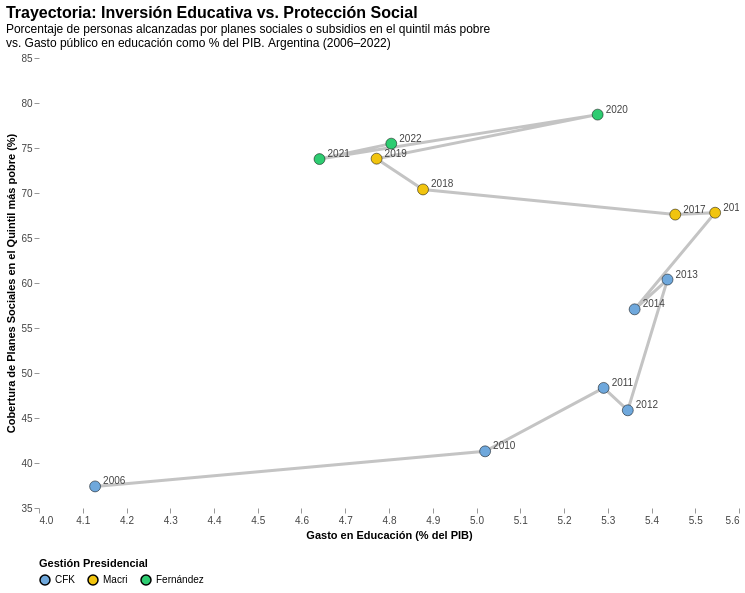

Write notebook code for a chart like this one.
### Markdown cell above
## 3. Gráfico 1 — Trayectoria: Inversión Educativa vs. Protección Social

Scatter plot con trayectoria temporal. Cada punto es un año; el color identifica la gestión presidencial.
Se muestra la etiqueta del año junto a cada punto para facilitar la lectura cronológica.

### Code cell
colores_presidentes = {
    "CFK":       "#6FA8DC",
    "Macri":     "#F1C40F",
    "Fernández": "#2ECC71"
}

# Encodings compartidos entre capas
base = alt.Chart(df_resultado).encode(
    x=alt.X(
        'GASTO_EDUCACION:Q',
        title='Gasto en Educación (% del PIB)',
        scale=alt.Scale(zero=False, padding=15)
    ),
    y=alt.Y(
        'PLANES_SOCIALES:Q',
        title='Cobertura de Planes Sociales en el Quintil más pobre (%)',
        scale=alt.Scale(zero=False, padding=15)
    ),
    order='AÑO:O'  # conecta los puntos en orden cronológico
)

# Línea de trayectoria (gris claro)
trayectoria = base.mark_line(
    color='#BEBEBE',
    strokeWidth=3,
    opacity=0.9
)

# Puntos coloreados por gestión
puntos = base.mark_circle(
    size=120,
    opacity=1,
    stroke='black',
    strokeWidth=0.5
).encode(
    color=alt.Color(
        'Presidente:N',
        scale=alt.Scale(
            domain=list(colores_presidentes.keys()),
            range=list(colores_presidentes.values())
        ),
        legend=alt.Legend(title="Gestión Presidencial", orient='bottom')
    ),
    tooltip=[
        alt.Tooltip('AÑO:O',            title='Año'),
        alt.Tooltip('Presidente:N',      title='Gestión'),
        alt.Tooltip('GASTO_EDUCACION:Q', title='Gasto Educación (% PIB)', format='.2f'),
        alt.Tooltip('PLANES_SOCIALES:Q', title='Cobertura Planes (%)',    format='.2f')
    ]
)

# Etiquetas con el año de cada punto
etiquetas = base.mark_text(
    align='left',
    dx=8, dy=-5,
    fontSize=10,
    color='#444'
).encode(text='AÑO:O')

# Composición de capas
grafico_1 = (
    trayectoria + puntos + etiquetas
).properties(
    title={
        "text": ["Trayectoria: Inversión Educativa vs. Protección Social"],
        "subtitle": [
            "Porcentaje de personas alcanzadas por planes sociales o subsidios en el quintil más pobre",
            "vs. Gasto público en educación como % del PIB. Argentina (2006–2022)"
        ],
        "fontSize": 16,
        "subtitleFontSize": 12,
        "anchor": "start"
    },
    width=700,
    height=450
).configure_axis(
    grid=False,
    domain=False,
    tickColor="#999",
    labelColor="#444"
).configure_view(
    strokeWidth=0
).interactive()

grafico_1

### Figure 1 — Vega-Lite specification as saved in the notebook (floating-point values rounded to 4 significant figures)
{"config": {"view": {"continuousWidth": 300, "continuousHeight": 300, "strokeWidth": 0}, "axis": {"domain": false, "grid": false, "labelColor": "#444", "tickColor": "#999"}}, "layer": [{"mark": {"type": "line", "color": "#BEBEBE", "opacity": 0.9, "strokeWidth": 3}, "encoding": {"order": {"field": "AÑO", "type": "ordinal"}, "x": {"field": "GASTO_EDUCACION", "scale": {"padding": 15, "zero": false}, "title": "Gasto en Educación (% del PIB)", "type": "quantitative"}, "y": {"field": "PLANES_SOCIALES", "scale": {"padding": 15, "zero": false}, "title": "Cobertura de Planes Sociales en el Quintil más pobre (%)", "type": "quantitative"}}, "name": "view_aa01e041c4b2e45c_0"}, {"mark": {"type": "circle", "opacity": 1, "size": 120, "stroke": "black", "strokeWidth": 0.5}, "encoding": {"color": {"field": "Presidente", "legend": {"orient": "bottom", "title": "Gestión Presidencial"}, "scale": {"domain": ["CFK", "Macri", "Fernández"], "range": ["#6FA8DC", "#F1C40F", "#2ECC71"]}, "type": "nominal"}, "order": {"field": "AÑO", "type": "ordinal"}, "tooltip": [{"field": "AÑO", "title": "Año", "type": "ordinal"}, {"field": "Presidente", "title": "Gestión", "type": "nominal"}, {"field": "GASTO_EDUCACION", "format": ".2f", "title": "Gasto Educación (% PIB)", "type": "quantitative"}, {"field": "PLANES_SOCIALES", "format": ".2f", "title": "Cobertura Planes (%)", "type": "quantitative"}], "x": {"field": "GASTO_EDUCACION", "scale": {"padding": 15, "zero": false}, "title": "Gasto en Educación (% del PIB)", "type": "quantitative"}, "y": {"field": "PLANES_SOCIALES", "scale": {"padding": 15, "zero": false}, "title": "Cobertura de Planes Sociales en el Quintil más pobre (%)", "type": "quantitative"}}}, {"mark": {"type": "text", "align": "left", "color": "#444", "dx": 8, "dy": -5, "fontSize": 10}, "encoding": {"order": {"field": "AÑO", "type": "ordinal"}, "text": {"field": "AÑO", "type": "ordinal"}, "x": {"field": "GASTO_EDUCACION", "scale": {"padding": 15, "zero": false}, "title": "Gasto en Educación (% del PIB)", "type": "quantitative"}, "y": {"field": "PLANES_SOCIALES", "scale": {"padding": 15, "zero": false}, "title": "Cobertura de Planes Sociales en el Quintil más pobre (%)", "type": "quantitative"}}}], "data": {"name": "data-da41382cdd9df47bf6e6c5c3487e70e8"}, "height": 450, "params": [{"name": "param_1e9efca18e7a2868", "select": {"type": "interval", "encodings": ["x", "y"]}, "bind": "scales", "views": ["view_aa01e041c4b2e45c_0"]}], "title": {"text": ["Trayectoria: Inversión Educativa vs. Protección Social"], "subtitle": ["Porcentaje de personas alcanzadas por planes sociales o subsidios en el quintil más pobre", "vs. Gasto público en educación como % del PIB. Argentina (2006–2022)"], "fontSize": 16, "subtitleFontSize": 12, "anchor": "start"}, "width": 700, "$schema": "https://vega.github.io/schema/vega-lite/v6.4.1.json", "datasets": {"data-da41382cdd9df47bf6e6c5c3487e70e8": [{"AÑO": 2006, "PLANES_SOCIALES": 37.4, "GASTO_EDUCACION": 4.128, "Presidente": "CFK"}, {"AÑO": 2010, "PLANES_SOCIALES": 41.3, "GASTO_EDUCACION": 5.02, "Presidente": "CFK"}, {"AÑO": 2011, "PLANES_SOCIALES": 48.34, "GASTO_EDUCACION": 5.291, "Presidente": "CFK"}, {"AÑO": 2012, "PLANES_SOCIALES": 45.85, "GASTO_EDUCACION": 5.346, "Presidente": "CFK"}, {"AÑO": 2013, "PLANES_SOCIALES": 60.38, "GASTO_EDUCACION": 5.437, "Presidente": "CFK"}, {"AÑO": 2014, "PLANES_SOCIALES": 57.08, "GASTO_EDUCACION": 5.361, "Presidente": "CFK"}, {"AÑO": 2016, "PLANES_SOCIALES": 67.81, "GASTO_EDUCACION": 5.545, "Presidente": "Macri"}, {"AÑO": 2017, "PLANES_SOCIALES": 67.6, "GASTO_EDUCACION": 5.454, "Presidente": "Macri"}, {"AÑO": 2018, "PLANES_SOCIALES": 70.39, "GASTO_EDUCACION": 4.878, "Presidente": "Macri"}, {"AÑO": 2019, "PLANES_SOCIALES": 73.81, "GASTO_EDUCACION": 4.772, "Presidente": "Macri"}, {"AÑO": 2020, "PLANES_SOCIALES": 78.71, "GASTO_EDUCACION": 5.277, "Presidente": "Fernández"}, {"AÑO": 2021, "PLANES_SOCIALES": 73.77, "GASTO_EDUCACION": 4.641, "Presidente": "Fernández"}, {"AÑO": 2022, "PLANES_SOCIALES": 75.48, "GASTO_EDUCACION": 4.805, "Presidente": "Fernández"}]}}
